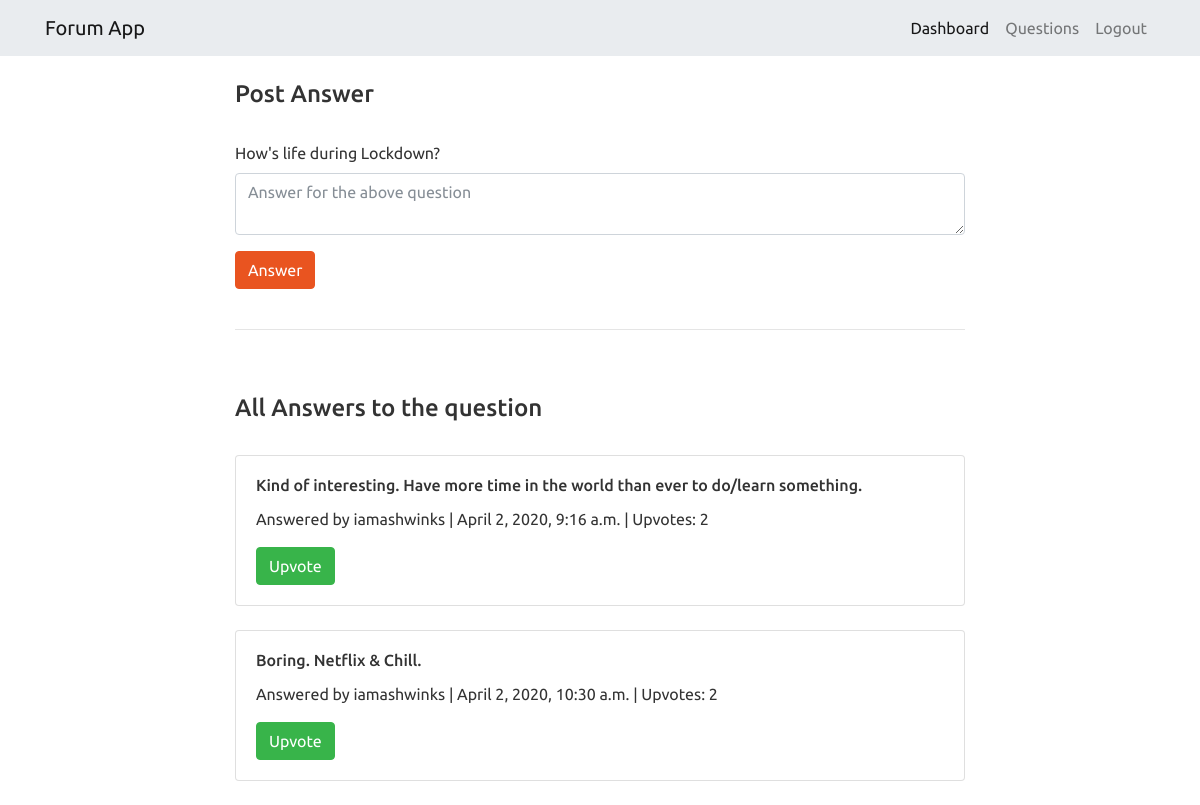
The page /discussion/1/ on the database its author committed.
### forum/models.py (models this page shows, shortened)
class Question(models.Model):
	author = models.ForeignKey(User, on_delete=models.CASCADE)
	question = models.CharField(max_length=200, blank=True)
	timestamp = models.DateTimeField(auto_now_add=True, blank=True)

class Answer(models.Model):
	answer = models.CharField(max_length=500, blank=True)
	timestamp = models.DateTimeField(auto_now_add=True, blank=True)
	question = models.ForeignKey(Question, on_delete=models.CASCADE)
	author = models.ForeignKey(User, on_delete=models.CASCADE)
	upvotes = models.IntegerField(blank=True)

### forum/views.py (the view, shortened to what this page needs)
# urls.py: path('discussion/<int:question_id>/', discussion),
def discussion(request, question_id):
	question = Question.objects.get(pk=question_id)
	all_answers = Answer.objects.filter(question=question_id)
	return render(request, "discussion.html", {"question":question, "all_answers":all_answers})

### forum/templates/discussion.html (shortened to what this page needs)
{% extends 'base.html' %}
{% block body %}
	<div class="container">
		<div class="row">
			<div class="col-md-2"></div>
			<div class="col-md-8">
				<div class="sub-head mt-4 mb-2">
					<h4>Post Answer</h4>
				</div><br>
				<form action="/discussion/{{question.id}}/" method="POST">
					<div class="form-group">
						<label>{{question.question}}</label>
						<textarea class="form-control" name="answer" placeholder="Answer for the above question"></textarea>
					</div>
					<button type="submit" class="btn btn-primary">Answer</button>
				</form>
				<br>
				<hr>
				<br>
				<div class="sub-head mt-4 mb-2">
					<h4>All Answers to the question</h4>
				</div><br>
				{% for answer in all_answers %}
					<div class="card">
						<div class="card-body">
							<h6 class="card-title">{{ answer.answer }}</h6>
							<p class="card-text">Answered by {{ answer.author }} | {{ answer.timestamp }} | Upvotes: {{ answer.upvotes }}</p>
							<a href="/upvote/{{answer.id}}/" class="btn btn-success">Upvote</a>
						</div>
					</div><br>
				{% endfor %}
			</div>
			<div class="col-md-2"></div>
		</div>
	</div>
{% endblock %}

### rows shown on the page
Question: question "How's life during Lockdown?"
Answer: answer "Kind of interesting. Have more time in the world than ever to do/learn something.", author "iamashwinks", timestamp "April 2, 2020, 9:16 a.m.", upvotes "2"
Answer: answer "Boring. Netflix & Chill.", author "iamashwinks", timestamp "April 2, 2020, 10:30 a.m.", upvotes "2"
